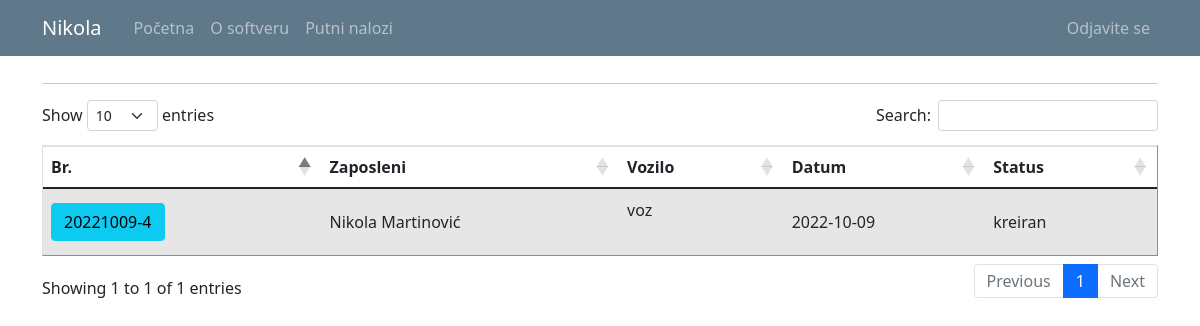
Page /travel_warrant_list (signed in) on the committed database.
### putninalozi/models.py (models this page shows, shortened)
class User(db.Model, UserMixin):
    id = db.Column(db.Integer, primary_key=True)
    email = db.Column(db.String(120), unique=True, nullable=False)
    password = db.Column(db.String(60), nullable = False)
    name = db.Column(db.String(20), unique=False, nullable=False)
    surname = db.Column(db.String(20), unique=False, nullable=False)
    gender = db.Column(db.String(1)) #(0, "srednji"), (1, "muški"), (2, "ženski")
    workplace = db.Column(db.String(20), unique=False, nullable=False)
    authorization = db.Column(db.String(10), nullable = False) # ovde treba da budu tipovi korisnika: S_admin, C_admin, C_user
    company_id = db.Column(db.Integer, db.ForeignKey('company.id'), nullable=True)
    default_vehicle = db.Column(db.Integer) #kod radnika koji imaju svoj auto, da bude podrazumevana vrednost id tog vozila
    travelwarrants = db.relationship('TravelWarrant', backref='travelwarrant_user', lazy=True)

class TravelWarrant(db.Model):
    travel_warrant_id = db.Column(db.Integer, primary_key=True)
    travel_warrant_number = db.Column(db.String(50), nullable=False)
    user_id = db.Column(db.Integer, db.ForeignKey('user.id'), nullable=False)
    with_task = db.Column(db.String(50), nullable=False)
    company_id = db.Column(db.Integer, db.ForeignKey('company.id'), nullable=False)
    abroad_contry = db.Column(db.String(50), nullable=True)
    relation = db.Column(db.String(150), nullable=False)
    start_datetime = db.Column(db.DateTime, nullable=True)
    end_datetime = db.Column(db.DateTime, nullable=True)
    vehicle_id = db.Column(db.Integer, db.ForeignKey('vehicle.id'), nullable=True)
    together_with = db.Column(db.String(50), nullable=True)
    personal_type = db.Column(db.String(50), nullable=True)
    personal_brand = db.Column(db.String(50), nullable=True)
    personal_registration = db.Column(db.String(12), nullable=True)
    other = db.Column(db.String(50), nullable=True) #avion, bus, taksi...
    advance_payment = db.Column(db.Integer, nullable=False)
    advance_payment_currency = db.Column(db.String(5), nullable=False)
    daily_wage = db.Column(db.Integer, nullable=False)
    daily_wage_currency = db.Column(db.String(5), nullable=False)
    costs_pays = db.Column(db.String(50), nullable=False)
    km_start = db.Column(db.Integer, nullable=True)
    km_end = db.Column(db.Integer, nullable=True)
    status = db.Column(db.String(15), nullable=False)
    file_name = db.Column(db.String(100), nullable=True) #za PDF fajl
    text_form = db.Column(db.String(1000), nullable=True) #za tekst forme iz pdf fajla
    expenses = db.relationship('TravelWarrantExpenses', backref='trawelwarrantexpenses_travelwarrant', lazy=True)

### putninalozi/travel_warrants/routes.py (the view)
@travel_warrants.route("/travel_warrant_list", methods=['GET', 'POST'])
def travel_warrant_list():
    if not current_user.is_authenticated:
        flash('Da bi ste pristupili ovoj stranici treba da budete ulogovani.', 'danger')
        return redirect(url_for('users.login'))
    warrants = TravelWarrant.query.all()
    form = PreCreateTravelWarrantForm()
    form.user_id.choices = [(0, '----------')] + [(u.id, u.name+ " " + u.surname) for u in db.session.query(User.id,User.name,User.surname).filter_by(company_id=current_user.user_company.id).order_by('name').all()]
    if form.validate_on_submit():
        korisnik_id = form.user_id.data
        datum = form.start_datetime.data
        return redirect(url_for('travel_warrants.register_tw',korisnik_id=korisnik_id, datum=datum))
    return render_template('travel_warrant_list.html', title='Travel Warrants', warrants=warrants, form=form)

### putninalozi/travel_warrants/forms.py
class PreCreateTravelWarrantForm(FlaskForm):
    user_id = SelectField('Zaposleni:', validators=[DataRequired()], choices=[]) #[(u.id, u.name+" " + u.surname) for u in db.session.query(User.id,User.name,User.surname).all()]) #umesto users: db.session.query(User.id,User.name,User.surname).all()
    start_datetime = DateTimeField('Polazno vreme: ', format='%Y-%m-%dT%H:%M', validators=[DataRequired()])
    submit = SubmitField('Dalje')

### putninalozi/models.py (called while the page is built)
@login_manager.user_loader
def load_user(user_id):
    return User.query.get(int(user_id))

### putninalozi/templates/travel_warrant_list.html (shortened to what this page needs)
{% extends "layout.html" %}
{% block content %}
<hr>
<table id="data" border="1" class="table table-striped">
  {% if current_user.authorization == 's_admin' %}
    <thead>
      <tr id="header">
        <th>Br.</th>
        <th>Kompanija</th>
        <th>Zaposleni</th>
        <th>Vozilo</th>
        <th>Status</th>
      </tr>
    </thead>
    <tbody>
      {% for warrant in warrants %}
        <tr>
          <td class="align-middle"> <a class="mr-2 btn btn-info" href="{{ url_for('travel_warrants.travel_warrant_profile', warrant_id=warrant.travel_warrant_id) }}" role="button" title="Uredi Putni Nalog"> {{ warrant.travel_warrant_number }} </a> </td>
          <td class="align-middle"> {{ warrant.travelwarrant_company.companyname }} </td>
          <td class="align-middle"> {{ warrant.travelwarrant_user.name }} {{ warrant.travelwarrant_user.surname }} </td>
          <td class="align-middle"> {{ warrant.together_with }} {{ warrant.other }} {{ warrant.personal_type }} {{ warrant.travelwarrant_vehicle.vehicle_type }} <br> {{warrant.travelwarrant_vehicle.vehicle_brand}} <br> {{warrant.travelwarrant_vehicle.vehicle_registration}} </td>
          <td class="align-middle"> {{ warrant.status }} </td>
        </tr>
      {% endfor %}
    </tbody>
  {% else %}
    <thead>
      <tr id="header">
        <th>Br.</th>
        <th>Zaposleni</th>
        <th>Vozilo</th>
        <th>Datum</th>
        <th>Status</th>
      </tr>
    </thead>
    <tbody>
      {% for warrant in warrants %}
        {% if current_user.id == warrant.travelwarrant_user.id %}
          <tr>
            <td class="align-middle"> <a class="mr-2 btn btn-info" href="{{ url_for('travel_warrants.travel_warrant_profile', warrant_id=warrant.travel_warrant_id) }}" role="button" title="Uredi Putni Nalog"> {{ warrant.travel_warrant_number }} </a> </td>
            <td class="align-middle"> {{ warrant.travelwarrant_user.name }} {{ warrant.travelwarrant_user.surname}} </td>
            <td class="align-middle"> {{ warrant.other }} <br> <br> </td>
            <td class="align-middle"> {{ warrant.start_datetime.date() }} </td>
            <td class="align-middle"> {{ warrant.status }} </td>
          </tr>
        {% endif %}
      {% endfor %}
    </tbody>
  {% endif %}
</table>
{% endblock content%}

### putninalozi/templates/layout.html (shortened to what this page needs)
<!doctype html>
<html lang="en">
  <head>
    <link rel="stylesheet" href="https://cdn.jsdelivr.net/npm/bootstrap@4.3.1/dist/css/bootstrap.min.css">
    <link rel="stylesheet" type="text/css" href="{{ url_for('static', filename='main.css') }}">
    <link href="https://cdn.jsdelivr.net/npm/bootstrap@5.0.1/dist/css/bootstrap.min.css" rel="stylesheet">
    <link rel="stylesheet" type="text/css" href="https://cdn.datatables.net/1.10.25/css/dataTables.bootstrap5.css">
  </head>
  <body>
    <header class="site-header">
      <nav class="navbar navbar-expand-md navbar-dark bg-steel fixed-top">
        <div class="container">
          <a class="navbar-brand mr-4" href="/">{{ current_user.name }}</a>
          <div class="collapse navbar-collapse" id="navbarToggle">
            <div class="navbar-nav mr-auto">
              {% if current_user.is_authenticated %}
                <a class="nav-item nav-link" href="{{ url_for('main.home') }}">Početna</a>
                <a class="nav-item nav-link" href="{{ url_for('main.about') }}">O softveru</a>
                <a class="nav-item nav-link" href="{{ url_for('travel_warrants.travel_warrant_list') }}">Putni nalozi</a>
              {% else %}
                <a class="nav-item nav-link" href="{{ url_for('main.home') }}">Početna</a>
                <a class="nav-item nav-link" href="{{ url_for('main.about') }}">O softveru</a>
              {% endif %}
            </div>
            <div class="navbar-nav">
              {% if current_user.is_authenticated %}
                {% if current_user.authorization == 's_admin' %}
                  <a class="nav-item nav-link" href="{{ url_for('companys.company_list') }}">Kompanija</a>
                  <a class="nav-item nav-link" href="{{ url_for('vehicles.vehicle_list') }}">Vozila</a>
                  <a class="nav-item nav-link" href="{{ url_for('users.user_list') }}">Korisnici</a>
                  <a class="nav-item nav-link" href="{{ url_for('users.logout') }}">Odjavite se</a>
                {% else %}
                  <a class="nav-item nav-link" href="{{ url_for('users.logout') }}">Odjavite se</a>
                {% endif %}
              {% else %}
                <a class="nav-item nav-link" href="{{ url_for('users.login') }}">Prijavljivanje</a>
              {% endif %}
            </div>
          </div>
        </div>
      </nav>
    </header>
    <main role="main" class="container">
      <div class="row">
        <div class="col-md-12">
          {% block content %}{% endblock %}
        </div>
      </div>
    </main>
  </body>
</html>

### putninalozi/static/main.css (style rules this page uses)
body { background: #fafafa; color: #333333; margin-top: 5rem; }
.bg-steel { background-color: #5f788a; }
.site-header .navbar-nav .nav-link { color: #cbd5db; }

### rows in the picture
User: name "Nikola"
TravelWarrant: travel_warrant_number "20221009-4", travelwarrant_user.name "Nikola", travelwarrant_user.surname "Martinović", other "voz", start_datetime "2022-10-09", status "kreiran"
